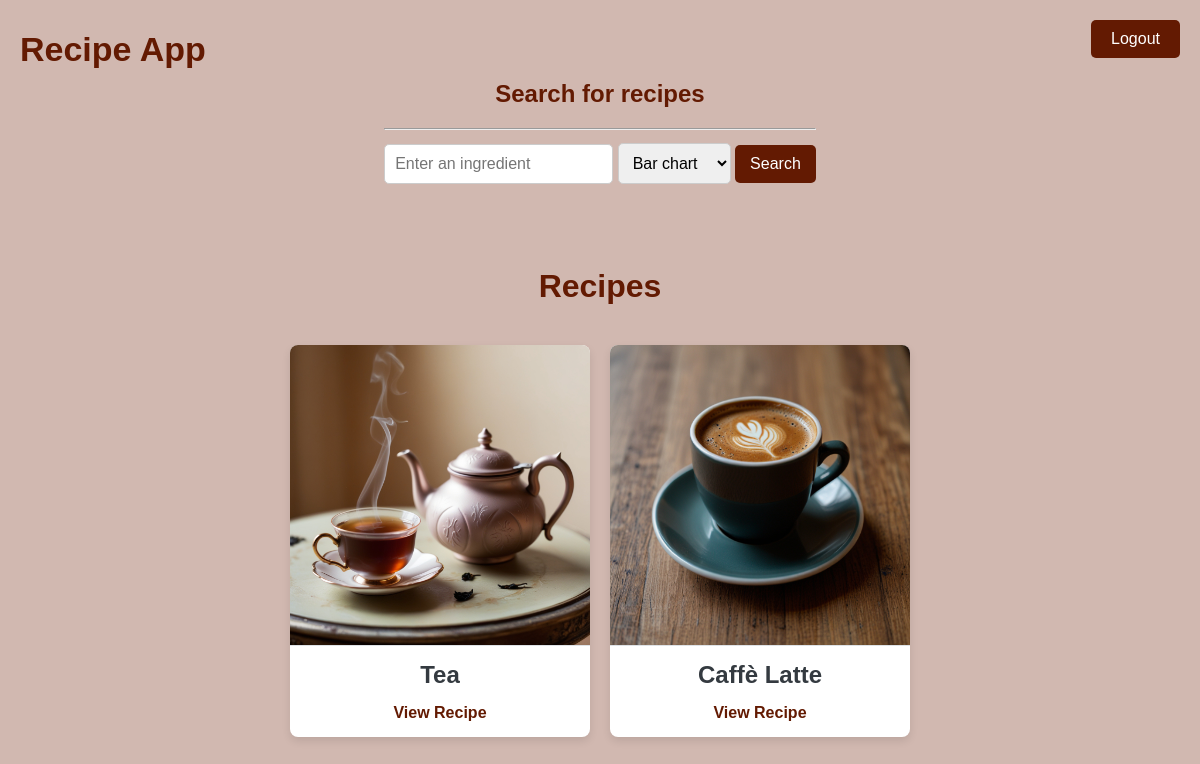
Page /list/ (signed in) on the earlier database version.
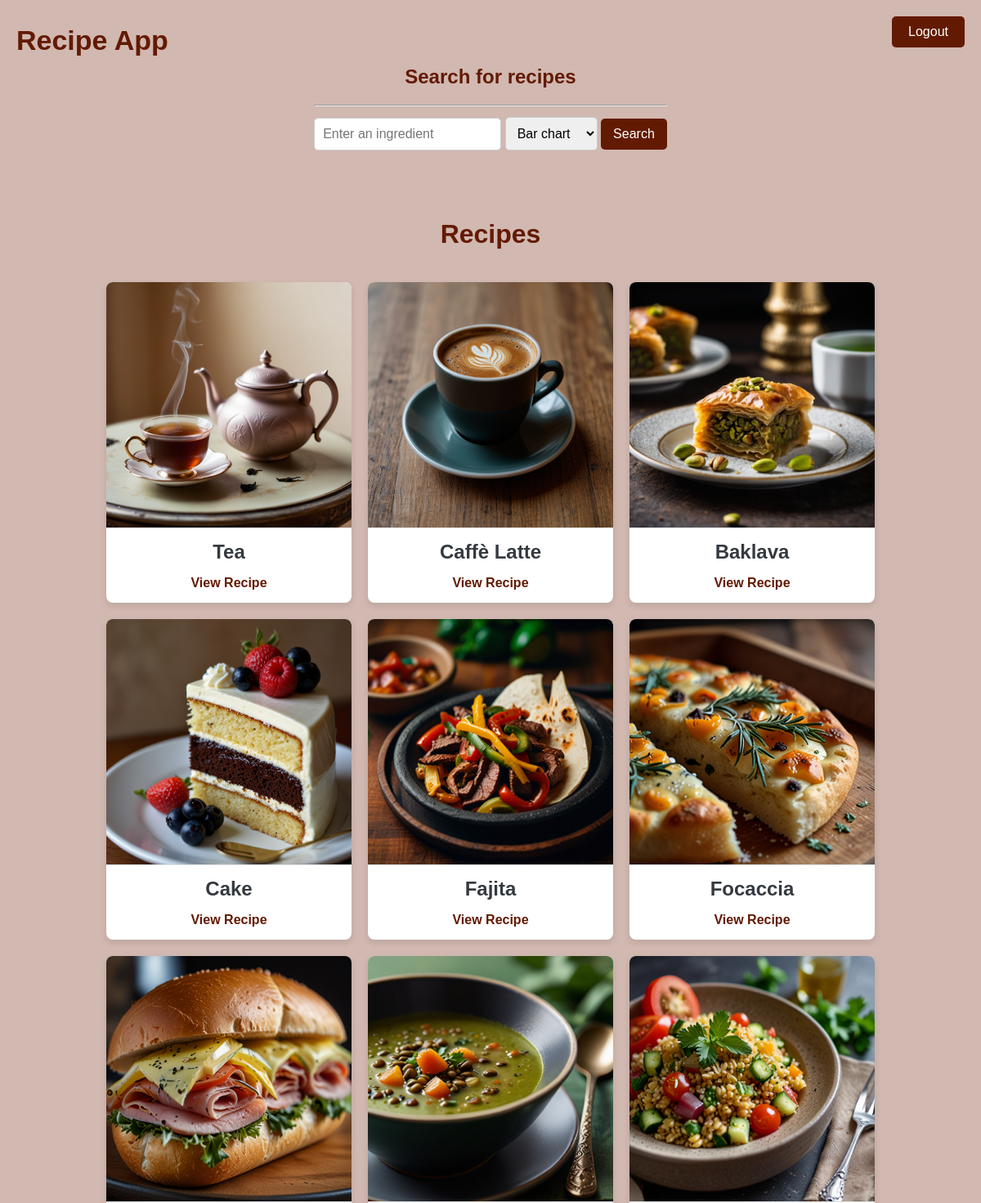
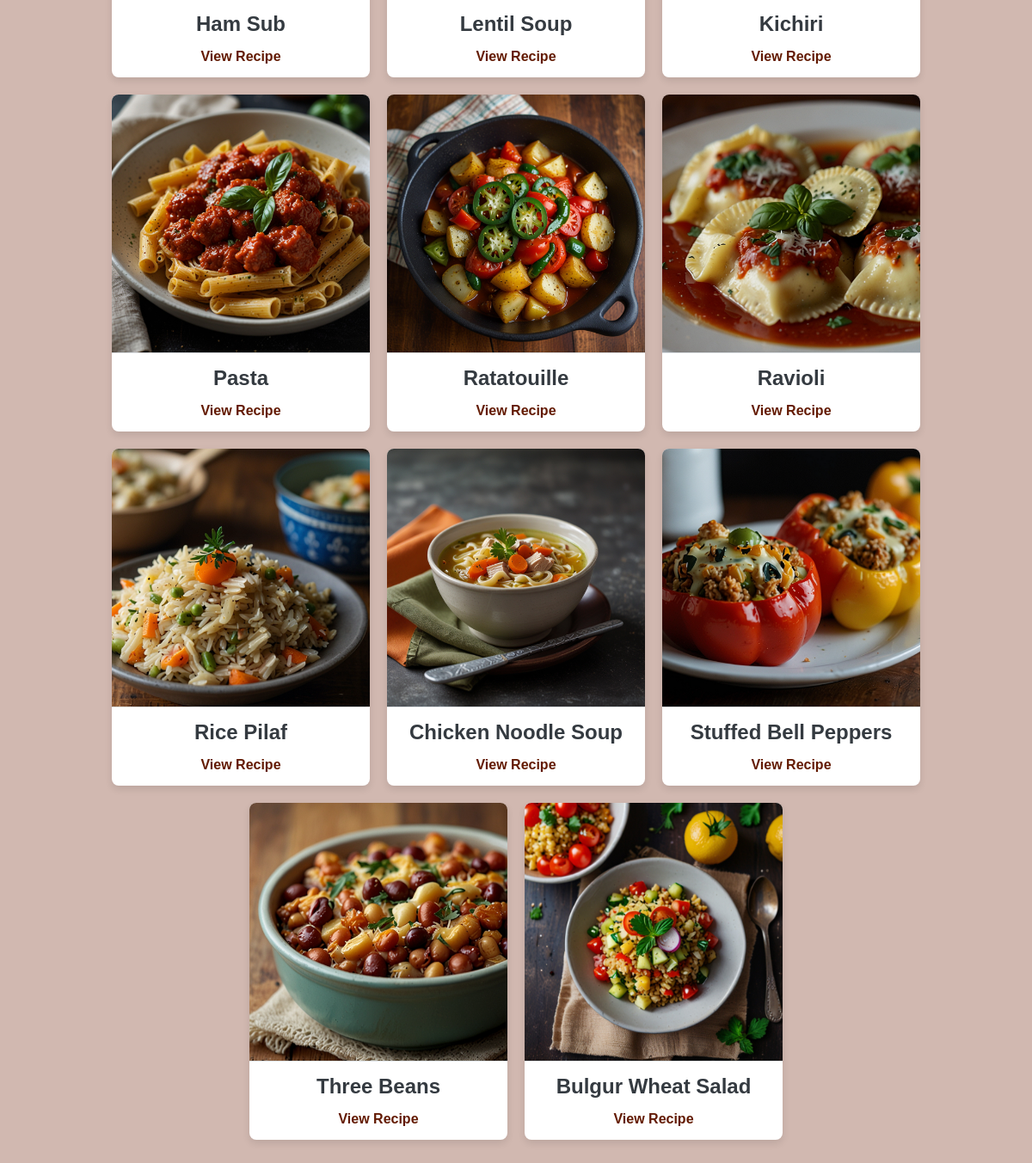
Same page on the later database version (2 pictures, top to bottom).
### recipes/models.py (models this page shows, shortened)
class Recipe(models.Model):
    name = models.CharField(max_length=120)
    ingredients = models.CharField(max_length=500, help_text="Separate each ingredient with a comma", blank=False, null=False)
    cooking_time = models.IntegerField(blank=False, null=False)
    difficulty = models.CharField(max_length=20, editable=False)
    instructions = models.TextField()
    pic = models.ImageField(upload_to='recipes', default='no_picture.jpg')
    def get_absolute_url(self):
        return reverse ("recipes:detail", kwargs={"pk": self.pk})

### recipes/views.py (the view, shortened to what this page needs)
# urls.py: path("list/", RecipeListView.as_view(), name="list"),
class RecipeListView(LoginRequiredMixin, ListView):
    model = Recipe
    template_name = "recipes/recipe_list.html"
    def get_context_data(self, **kwargs):
        context = super().get_context_data(**kwargs)
        context['form'] = RecipesSearchForm()
        return context

### recipes/forms.py
class RecipesSearchForm(forms.Form):
    name = forms.CharField(
        max_length=120,
        required=False,
        widget=forms.TextInput(attrs={'placeholder': 'Enter recipe name'})
    )
    ingredients = forms.CharField(
        max_length=500,
        required=False,
        widget=forms.TextInput(attrs={'placeholder': 'Enter an ingredient'})
    )
    chart_type = forms.ChoiceField(choices=CHART_CHOICES)

### recipes/templates/recipes/recipe_list.html (shortened to what this page needs)
{% load static %}
<!DOCTYPE html>
<html lang="en">
  <head>
  </head>
  <body>
    <div class="app-title">Recipe App</div>
    <div class="button-container">
      <a href="{% url 'logout' %}" class="logout-link">Logout</a>
    </div>
    <div class="search-container">
      <h2>Search for recipes</h2>
      <hr />
      <form action="" method="POST">
        {{ form.ingredients }}
        {{ form.chart_type }}
        <button type="submit">Search</button>
      </form>
    </div>
    <div class="recipe-list">
      {% if not request.POST.search_submitted %}
        <h1>Recipes</h1>
      {% endif %}
      {% for object in object_list %}
        <div class="recipe-card">
          <img src="{{ object.pic.url }}" alt="Recipe Image" />
          <h2>{{ object.name }}</h2>
          <a href="{{ object.get_absolute_url }}">View Recipe</a>
        </div>
      {% endfor %}
    </div>
  </body>
</html>

### recipes/templates/recipes/recipe_list.html (style rules this page uses)
body { font-family: Arial, sans-serif; background-color: #d1b8b0; margin: 0; padding: 20px; display: flex; flex-direction: column; align-items: center; }
.app-title { position: absolute; top: 30px; left: 20px; font-size: 34px; color: #631a02; font-weight: 700; }
.button-container { position: absolute; top: 20px; right: 20px; display: flex; gap: 10px; }
.logout-link { text-decoration: none; color: #fff; background-color: #631a02; padding: 10px 20px; border-radius: 5px; font-size: 1rem; transition: background-color 0.3s; }
.recipe-card { background-color: #ffffff; width: 300px; border-radius: 8px; box-shadow: 0 4px 8px rgba(0, 0, 0, 0.1); overflow: hidden; display: flex; flex-direction: column; text-align: center; transition: transform 0.2s; margin: 10px; }
.recipe-card img { width: 100%; height: auto; border-bottom: 1px solid #dee2e6; }
.recipe-card h2 { font-size: 1.5em; color: #343a40; margin: 15px 0; }
.recipe-card a { text-decoration: none; color: #631a02; font-weight: bold; margin-bottom: 15px; display: inline-block; }
h1 { width: 100%; text-align: center; color: #631a02; margin-bottom: 30px; }
h2 { color: #631a02; }
.search-container { text-align: center; margin-top: 40px; }
.search-container form { display: inline-block; }
.recipe-list { display: flex; flex-wrap: wrap; justify-content: center; margin-top: 20px; }
.search-container input[type="text"], .search-container select { font-size: 16px; padding: 10px; border-radius: 5px; border: 1px solid #ccc; margin: 5px 0; }
.search-container button { background-color: #631a02; color: #fff; padding: 10px 15px; border: none; border-radius: 5px; font-size: 1rem; cursor: pointer; transition: background-color 0.3s; }

Differences in the rows shown:
added Recipe: pic (picture), name "Baklava"
added Recipe: pic (picture), name "Cake"
added Recipe: pic (picture), name "Fajita"
added Recipe: pic (picture), name "Focaccia"
added Recipe: pic (picture), name "Ham Sub"
added Recipe: pic (picture), name "Lentil Soup"
added Recipe: pic (picture), name "Kichiri"
added Recipe: pic (picture), name "Pasta"
added Recipe: pic (picture), name "Ratatouille"
added Recipe: pic (picture), name "Ravioli"
added Recipe: pic (picture), name "Rice Pilaf"
added Recipe: pic (picture), name "Chicken Noodle Soup"
added Recipe: pic (picture), name "Stuffed Bell Peppers"
added Recipe: pic (picture), name "Three Beans"
added Recipe: pic (picture), name "Bulgur Wheat Salad"
